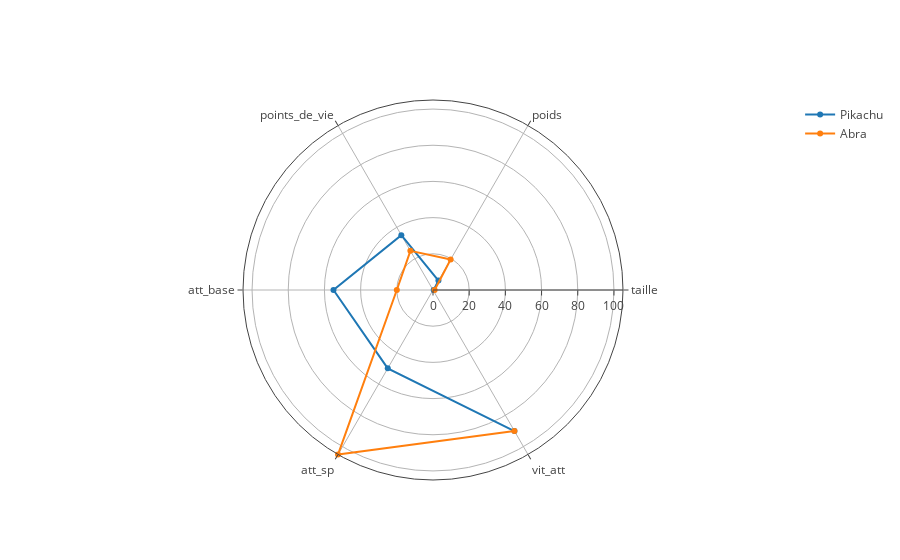

This figure's notebook cell:
### Code cell
import plotly.plotly as py
import plotly.graph_objs as go
import plotly.tools
from plotly.offline import download_plotlyjs, init_notebook_mode, plot, iplot


plotly.tools.set_credentials_file(username='Mendoza_Miguel', api_key='fQ5ZcZYDYaYjCZz8r7El')

plotly.offline.init_notebook_mode(connected=True) #iplot hors-ligne

data = [go.Scatterpolar(
    r = [compa_pokemon.taille[0], compa_pokemon.poids[0],compa_pokemon.points_de_vie_de_base[0], compa_pokemon.attaque_de_base[0], compa_pokemon.attaque_spéciale_de_base[0], compa_pokemon.vitesse_de_base[0]],
    theta = ['taille','poids','points_de_vie', 'att_base', 'att_sp', 'vit_att'],
#     fill = 'toself',
    name = premier_pokemon
),
go.Scatterpolar(
    r = [compa_pokemon.taille[1], compa_pokemon.poids[1],compa_pokemon.points_de_vie_de_base[1], compa_pokemon.attaque_de_base[1], compa_pokemon.attaque_spéciale_de_base[1], compa_pokemon.vitesse_de_base[1]],
    theta = ['taille','poids','points_de_vie', 'att_base', 'att_sp', 'vit_att'],
#     fill = 'toself',
    name = deuxieme_pokemon
)]

layout = go.Layout(
  polar = dict(
    radialaxis = dict(
      visible = True,
      range = [0,take_max]
    )
  ),
  showlegend = True
    
)
fig = go.Figure(data=data, layout=layout)
iplot(fig)

### Figure 1 — Plotly figure (JSON) as saved in the notebook; plotly's stock layout.template omitted (floating-point values rounded to 4 significant figures)
{"data": [{"name": "Pikachu", "r": ["0.4 ", "6 ", 35, 55, 50, 90], "theta": ["taille", "poids", "points_de_vie", "att_base", "att_sp", "vit_att"], "type": "scatterpolar", "uid": "45b74e74-94b8-11e8-824a-60d819f56aed"}, {"name": "Abra", "r": ["0.9 ", "19.5 ", 25, 20, 105, 90], "theta": ["taille", "poids", "points_de_vie", "att_base", "att_sp", "vit_att"], "type": "scatterpolar", "uid": "45b77578-94b8-11e8-b03c-60d819f56aed"}], "layout": {"polar": {"radialaxis": {"range": [0, 105], "visible": true}}, "showlegend": true}}
